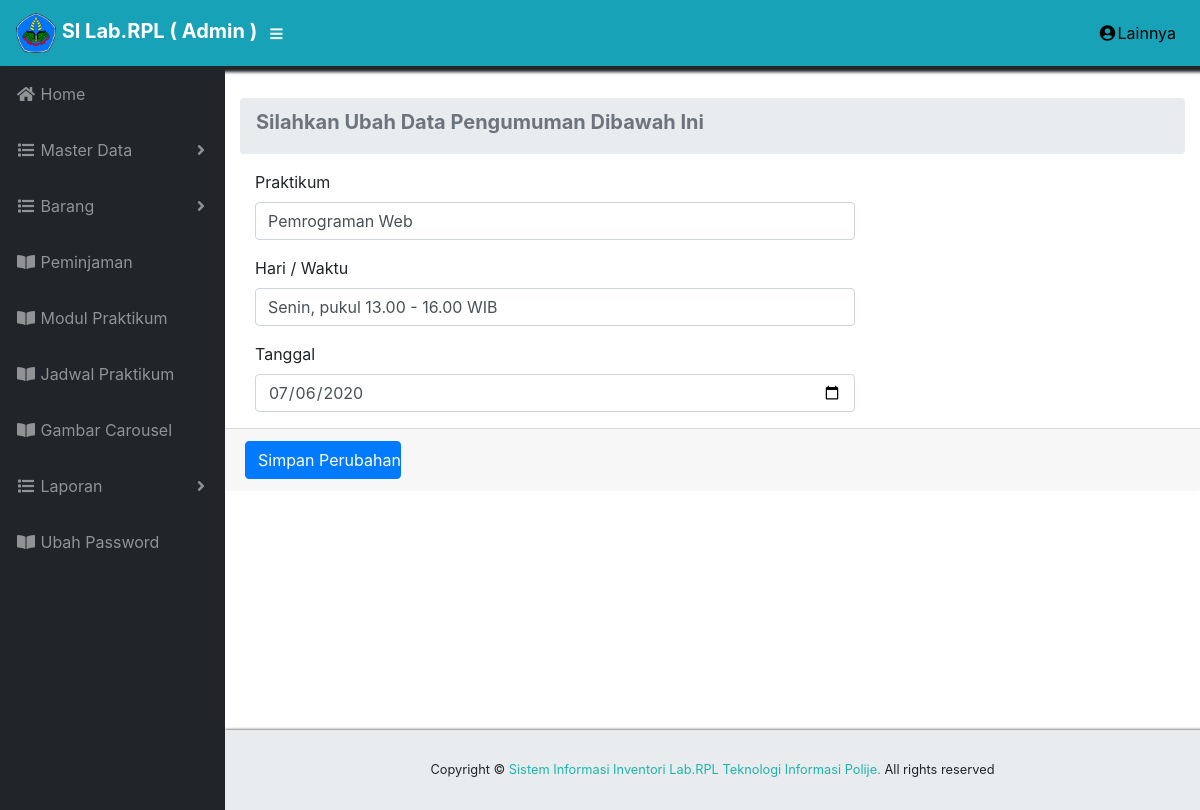
Screenshot of /admin/cjadwal/edit/2 with the database file from the repository.
### tables this page shows
CREATE TABLE `tb_jadwal` (
  `id_jadwal` int(11) NOT NULL,
  `praktikum` varchar(100) NOT NULL,
  `hari_waktu` varchar(50) NOT NULL,
  `tanggal` date NOT NULL
);

### application/controllers/admin/Cjadwal.php (called while the page is built, shortened)
 <?php
class Cjadwal extends CI_Controller{
	public function __construct(){
		$this->load->model("m_jadwal");
        $this->load->library('form_validation');
        $this->load->library('session');
     }
	public function edit($id){
		$where = array('id_jadwal' => $id);
		$data['tb_jadwal'] = $this->m_jadwal->edit_data($where,'tb_jadwal')->result();
		$this->load->view('admin/edit/jadwal_edit',$data);
	}
}

### index.php (called while the page is built, shortened)
<?php
require_once BASEPATH.'core/CodeIgniter.php';

### application/models/M_jadwal.php (called while the page is built, shortened)
<?php defined('BASEPATH') OR exit('No direct script access allowed');
class M_jadwal extends CI_Model{
 public function edit_data($where,$table){
    return $this->db->get_where($table,$where);
  }
}

### application/views/admin/edit/jadwal_edit.php (the view, shortened to what this page needs)
<!DOCTYPE html>
<html lang="en">
 <div id="content-wrapper">
     <div class="container-fluid">
            <ol class="breadcrumb">
<li class="breadcrumb-item active">
<h5> <strong>Silahkan Ubah Data Pengumuman Dibawah Ini</strong></h5>
</li>
</ol>
            <?php foreach ($tb_jadwal as $info) {
            ?>
            <form method="post" action="<?php echo base_url().'admin/cjadwal/update'; ?>" enctype="multipart/form-data" class="col-md-12">
              <div class="row">
                <div class="col-md-8">
                  <div class="form-group">
                    <label for="praktikum">Praktikum</label>
                    <input value="<?php echo $info->praktikum; ?>" type="text" class="form-control" name="praktikum">
                  </div>
                  <div class="form-group">
                   <label for="hari_waktu">Hari / Waktu</label>
                    <input value="<?php echo $info->hari_waktu; ?>" type="text" class="form-control" name="hari_waktu">
                  </div>
                   <div class="form-group">
                  <label for="Tanggal">Tanggal</label>
                 <input value="<?php $tgl = $info->tanggal;
                 $date = date("Y-m-d", strtotime($tgl));
                echo $date ?>"  type="date" class="form-control" name="tanggal">
                  </div>
                </div>
                </div>
              </div>
              <div class="card-footer small text-mutedtext-center">
    <button name='btn' type='submit' class='btn btn-primary col-md-2 col-xs-12'>Simpan Perubahan</button>
  </div>
             </div>
           <?php } ?>
        </div>
  </html>

### css/sb-admin.css (style rules this page uses)
html { position: relative; min-height: 100%; }
body { height: 100%; }
#wrapper #content-wrapper { overflow-x: hidden; width: 100%; padding-top: 1rem; padding-bottom: 80px; }
:root { --input-padding-x: 0.75rem; --input-padding-y: 0.75rem; }

### rows the page displays
tb_jadwal: praktikum "Pemrograman Web", hari_waktu "Senin, pukul 13.00 - 16.00 WIB", tanggal "07/06/2020"
